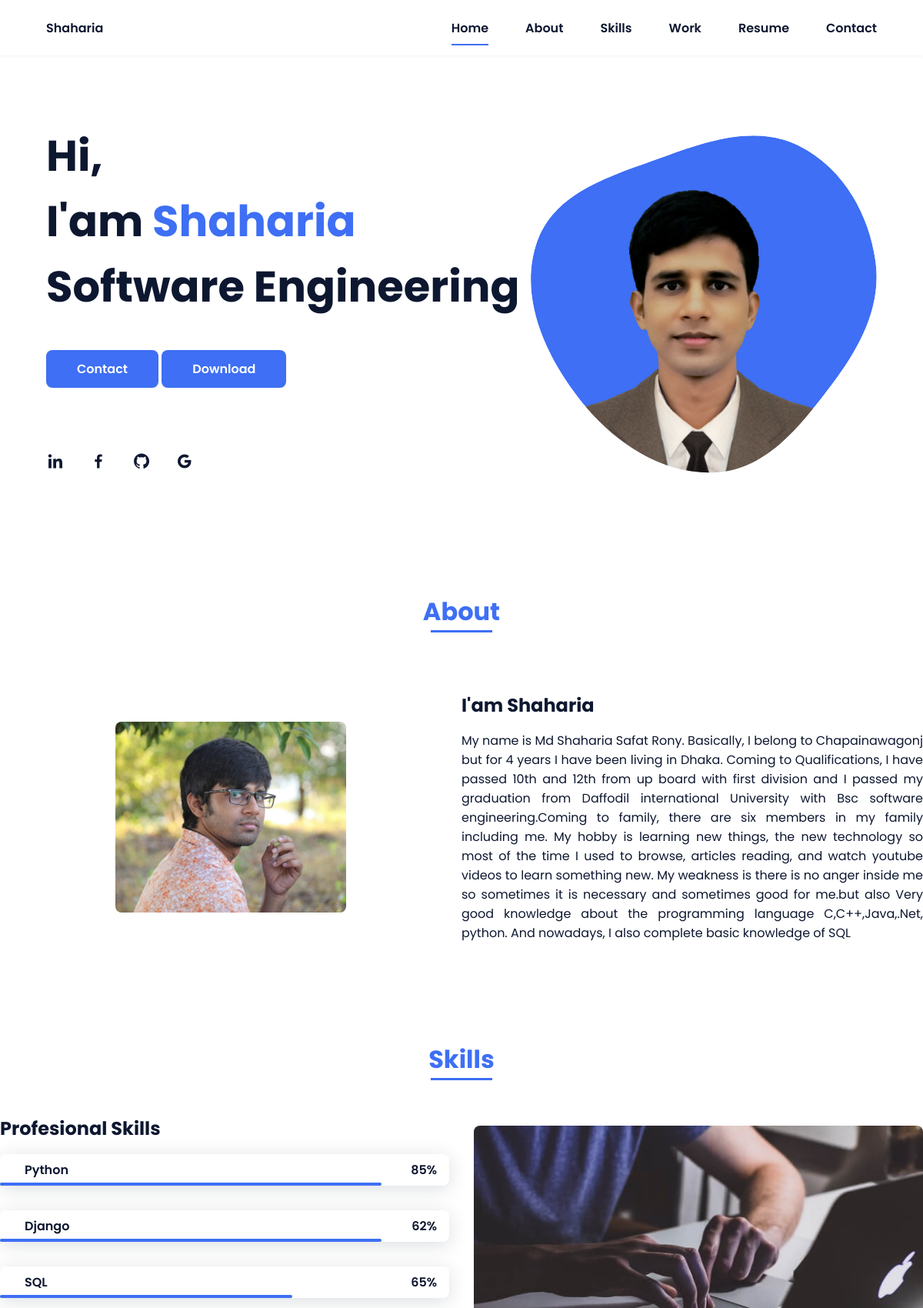
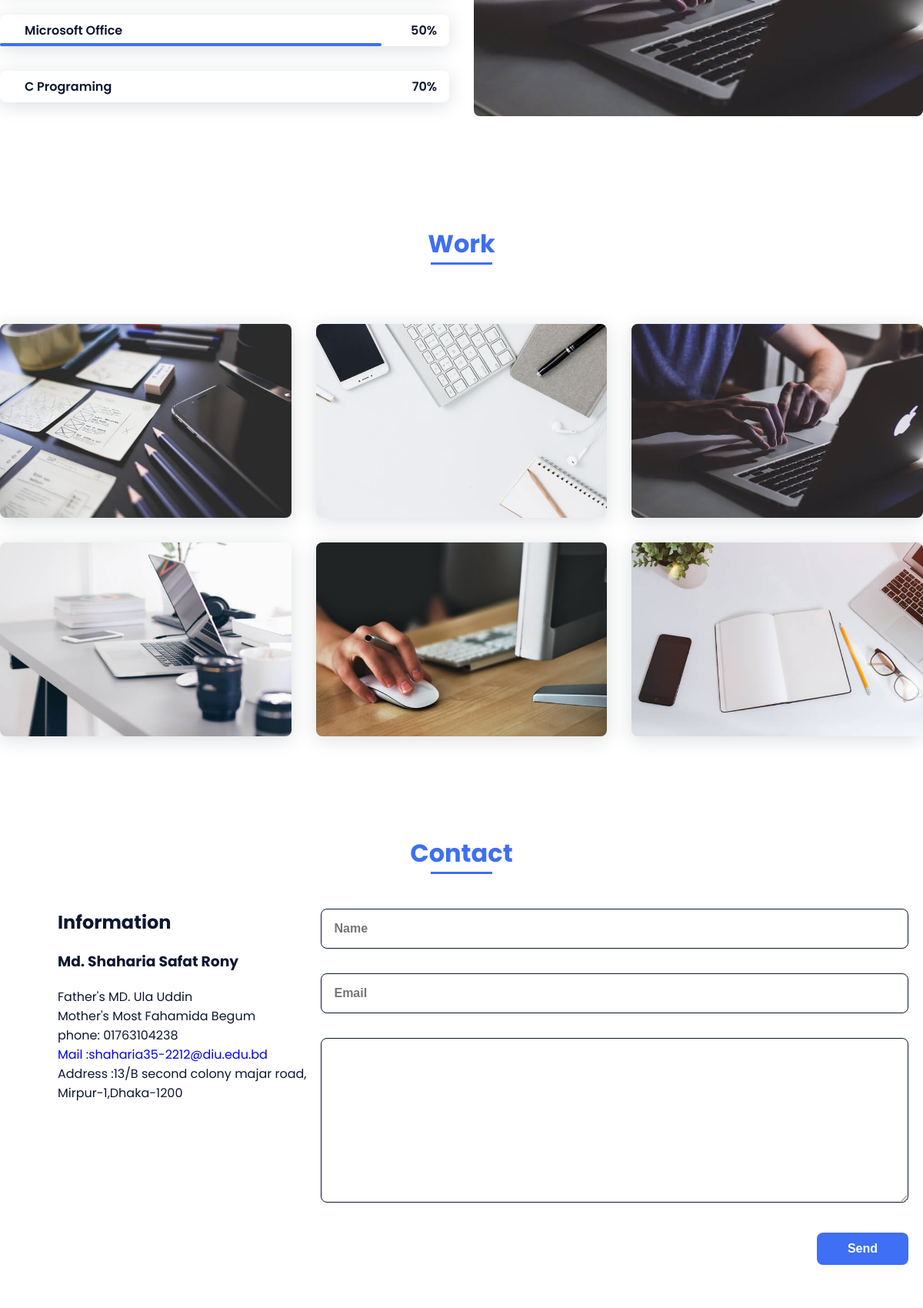
The page / (upper part) on the database its author committed (2 pictures, top to bottom).
### App/models.py (models this page shows, shortened)
class about(models.Model):
    name = models.CharField(max_length=200, null=True)
    title = models.CharField(max_length=200, blank=True)
    bio = models.CharField(max_length=2000, blank=True)
    firstname = models.CharField(max_length=200, blank=True)
    fathername = models.CharField(max_length=200, blank=True)
    mothername = models.CharField(max_length=200, blank=True)
    phone = models.CharField(max_length=200, blank=True)
    mail = models.CharField(max_length=200, blank=True)
    Address = models.CharField(max_length=200, blank=True)

### App/views.py (the view)
def index(request):
    aboutdata = about.objects.all()[0]
    context = {
        'about': aboutdata
    }
    if request.method == 'POST':
        name = request.POST.get('name')
        email = request.POST.get('email')
        message = request.POST.get('message')
        infodata = Info(name=name, email=email, message=message)
        infodata.save()
    return render(request, 'index.html', context)

### templates/index.html (shortened to what this page needs)
{% load static %}
<!DOCTYPE html>
<html lang="en">
<head>
    <link rel="stylesheet" href="{% static 'assets/css/styles.css' %}">
    <link href='https://cdn.jsdelivr.net/npm/boxicons@2.0.5/css/boxicons.min.css' rel='stylesheet'>
</head>
<body>
<header class="l-header">
    <nav class="nav bd-grid" style="margin-left: 60px;
    margin-right: 60px;">
        <div>
            <a href="#" class="nav__logo">{{ about.name }}</a>
        </div>
        <div class="nav__menu" id="nav-menu">
            <ul class="nav__list">
                <li class="nav__item"><a href="#home" class="nav__link active">Home</a></li>
                <li class="nav__item"><a href="#about" class="nav__link">About</a></li>
                <li class="nav__item"><a href="#skills" class="nav__link">Skills</a></li>
                <li class="nav__item"><a href="#work" class="nav__link">Work</a></li>
                <li class="nav__item"><a href="#resume" class="nav__link">Resume</a></li>
                <li class="nav__item"><a href="#contact" class="nav__link">Contact</a></li>
            </ul>
        </div>
    </nav>
</header>
<main class="l-main">
    <section class="home bd-grid" id="home" style="margin-left: 60px;
    margin-right: 60px;">
        <div class="home__data">
            <h1 class="home__title">Hi,<br>I'am <span
                    class="home__title-color">{{ about.name }}</span><br> {{ about.title }}
            </h1>
            <a href="#" class="button">Contact</a>
            <a href="#" class="button">Download</a>
        </div>
        <div class="home__social">
            <a href="https://www.linkedin.com/in/md-shaharia-safat-rony-62b0781b8/" class="home__social-icon"><i
                    class='bx bxl-linkedin'></i></a>
            <a href="https://www.facebook.com/shaharia.rony" class="home__social-icon"><i
                    class='bx bxl-facebook'></i></a>
            <a href="https://github.com/Shaharia-SE" class="home__social-icon"><i class='bx bxl-github'></i></a>
            <a href="mailto:shaharia35-2212@diu.edu.bd" class="home__social-icon"><i class='bx bxl-google'></i></a>
        </div>
        <div class="home__img">
            <svg class="home__blob" viewBox="0 0 479 467" xmlns="http://www.w3.org/2000/svg"
                 xmlns:xlink="http://www.w3.org/1999/xlink">
                <mask id="mask0" mask-type="alpha">
                    <path d="M9.19024 145.964C34.0253 76.5814 114.865 54.7299 184.111 29.4823C245.804 6.98884 311.86 -14.9503 370.735 14.143C431.207 44.026 467.948 107.508 477.191 174.311C485.897 237.229 454.931 294.377 416.506 344.954C373.74 401.245 326.068 462.801 255.442 466.189C179.416 469.835 111.552 422.137 65.1576 361.805C17.4835 299.81 -17.1617 219.583 9.19024 145.964Z"/>
                </mask>
                <g mask="url(#mask0)">
                    <path d="M9.19024 145.964C34.0253 76.5814 114.865 54.7299 184.111 29.4823C245.804 6.98884 311.86 -14.9503 370.735 14.143C431.207 44.026 467.948 107.508 477.191 174.311C485.897 237.229 454.931 294.377 416.506 344.954C373.74 401.245 326.068 462.801 255.442 466.189C179.416 469.835 111.552 422.137 65.1576 361.805C17.4835 299.81 -17.1617 219.583 9.19024 145.964Z"/>
                    <image class="home__blob-img" x="50" y="60" href="{% static 'assets/img/perfil.png' %}"/>
                </g>
            </svg>
        </div>
    </section>
    <section class="about section " id="about">
        <h2 class="section-title">About</h2>
        <div class="about__container bd-grid">
            <div class="about__img">
                <img src="{% static 'assets/img/about.jpg' %}" alt="">
            </div>
            <div>
                <h2 class="about__subtitle">I'am {{ about.name }}</h2>
                <p class="about__text" align="justify"
                >{{ about.bio }}</p>
            </div>
        </div>
    </section>
    <section class="skills section" id="skills">
        <h2 class="section-title">Skills</h2>
        <div class="skills__container bd-grid">
            <div>
                <h2 class="skills__subtitle">Profesional Skills</h2>
                <div class="skills__data">
                    <div class="skills__names">
                        <span class="skills__name">Python</span>
                    </div>
                    <div class="skills__bar skills__html">
                    </div>
                    <div>
                        <span class="skills__percentage">85%</span>
                    </div>
                </div>
                <div class="skills__data">
                    <div class="skills__names">
                        <span class="skills__name">Django</span>
                    </div>
                    <div class="skills__bar skills__css">
                    </div>
                    <div>
                        <span class="skills__percentage">62%</span>
                    </div>
                </div>
                <div class="skills__data">
                    <div class="skills__names">
                        <span class="skills__name">SQL</span>
                    </div>
                    <div class="skills__bar skills__js">
                    </div>
                    <div>
                        <span class="skills__percentage">65%</span>
                    </div>
                </div>
                <div class="skills__data">
                    <div class="skills__names">
                        <span class="skills__name">Microsoft Office</span>
                    </div>
                    <div class="skills__bar skills__ux">
                    </div>
                    <div>
                        <span class="skills__percentage">50%</span>
                    </div>
                </div>
                <div class="skills__data">
                    <div class="skills__names">
                        <span class="skills__name">C Programing </span>
                    </div>
                    <div>
                        <span class="skills__percentage">70%</span>
                    </div>
                </div>
            </div>
            <div>
                <img src="{% static 'assets/img/work3.jpg' %}" alt="" class="skills__img">
            </div>
        </div>
    </section>
    <section class="work section" id="work">
        <h2 class="section-title">Work</h2>
        <div class="work__container bd-grid">
            <a href="" class="work__img">
                <img src="{% static 'assets/img/work1.jpg' %}" alt="">
            </a>
            <a href="" class="work__img">
                <img src="{% static 'assets/img/work2.jpg' %}" alt="">
            </a>
            <a href="" class="work__img">
                <img src="{% static 'assets/img/work3.jpg' %}" alt="">
            </a>
            <a href="" class="work__img">
                <img src="{% static 'assets/img/work4.jpg' %}" alt="">
            </a>
            <a href="" class="work__img">
                <img src="{% static 'assets/img/work5.jpg' %}" alt="">
            </a>
            <a href="" class="work__img">
                <img src="{% static 'assets/img/work6.jpg' %}" alt="">
            </a>
        </div>
    </section>
    <section class="contact section" id="contact">
        <h2 class="section-title">Contact</h2>
        <div style="display: flex;justify-content:space-around">
            <div style="padding-left: 75px">
                <h1>Information</h1>
                <h3> {{ about.firstname }}</h3>
                <p>Father's {{ about.fathername }}</p>
                <p>Mother's {{ about.mothername }}</p>
                <p> phone: {{ about.phone }} </p>
                <a href="https://mail.google.com/mail/u/0/#inbox" class="about__container">Mail :{{ about.mail }}</a>
                <p>Address :{{ about.Address }},</p>
                <p> Mirpur-1,Dhaka-1200 </p>
            </div>
            <div class="contact__container bd-grid">
                <form action="/" method="post" role="form">
                    <input type="text" name="name" placeholder="Name" class="contact__input">
                    <input type="mail" name="email" placeholder="Email" class="contact__input">
                    <textarea name="message" cols="0" rows="10" class="contact__input"></textarea>
                    <input type="submit" value="Send" class="contact__button button">
                    </form>
            </div>
        </div>
    </section>
</main>
<section class="home bd-grid" id="resume">
</section>
</body>
</html>

### rows shown on the page
about: name "Shaharia", title "Software Engineering", bio "My name is Md Shaharia Safat Rony. Basically, I belong to Chapainawagonj but for 4 years I have been living in Dhaka. Coming to Qualifications, I have passed 10th and 12th from up board with first division and I passed my graduation from Daffodil international University with Bsc software engineering.Coming to family, there are six members in my family including me. My hobby is learning new things, the new technology so most of the time I used to browse, articles reading, and watch youtube videos to learn something new. My weakness is there is no anger inside me so sometimes it is necessary and sometimes good for me.but also Very good knowledge about the programming language…", firstname "Md. Shaharia Safat Rony", fathername "MD. Ula Uddin", mothername "Most Fahamida Begum", phone "01763104238", mail "shaharia35-2212@diu.edu.bd", Address "13/B second colony majar road"
